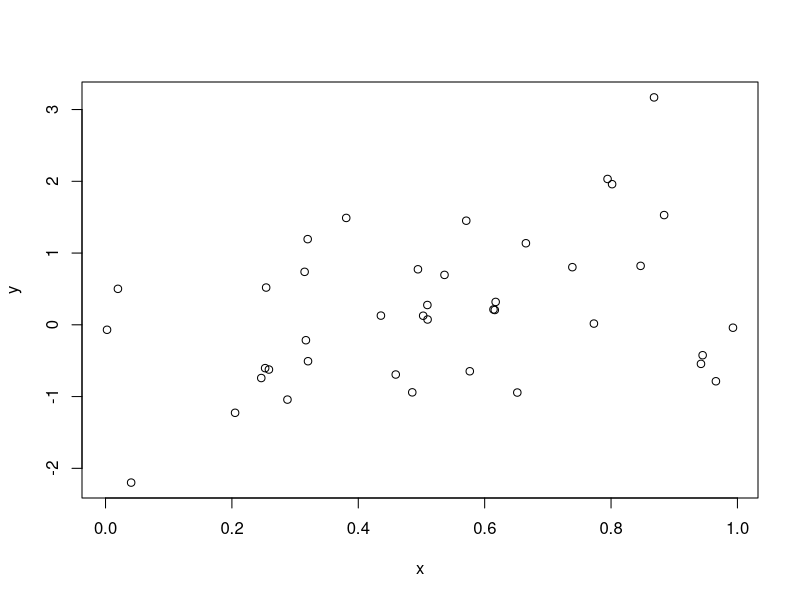

Reproduce this figure in R.
## ---- chunk 1
x <- runif(40)
y <- rnorm(40, 0, 1)
plot(x, y)
